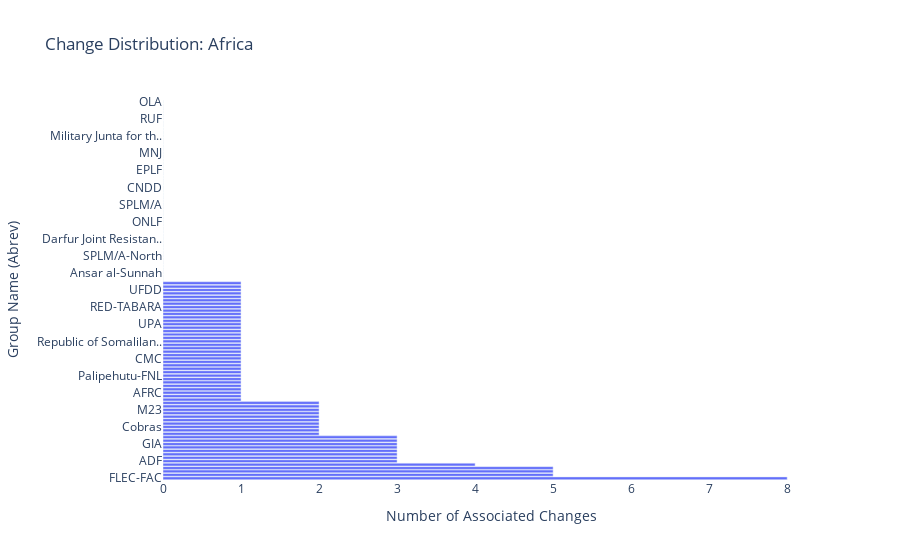

Notebook source saved alongside this figure:
### Markdown cell above
## Africa

### Code cell
df_africa = region_changes.query('region in ["Africa"]')

dat = df_africa.sort_values(by="numchanges", ascending = False).drop_duplicates()

fig_africas = px.bar(dat, #sort values in df
              y="label",
             x = "numchanges",
              hover_name="ucdp_name",
            labels={ "label": "Group Name (Abrev)",
                     "numchanges": "Number of Associated Changes",
                     "ucdp_name": "Group Name"},
                title="Change Distribution: Africa")

fig_africas.update_layout(plot_bgcolor='white')

fig_africas.show()

### Figure 1 — Plotly figure (JSON) as saved in the notebook; plotly's stock layout.template omitted (floating-point values rounded to 4 significant figures)
{"data": [{"alignmentgroup": "True", "hovertemplate": "<b>%{hovertext}</b><br><br>Number of Associated Changes=%{x}<br>Group Name (Abrev)=%{y}<extra></extra>", "hovertext": ["FLEC-FAC", "OLF", "SLM/A", "Kata Katanga", "BDK", "ADF", "CNPSC", "FLEC-FAC-TN", "UNITA", "CMA", "GIA", "AIS", "FDLR", "WNBF", "SNM", "Cobras", "FRUD-C", "Takfir wa'l Hijra", "Ansar Dine", "ALiR", "M23", "anti-Balaka", "MDD", "FLM", "APCLS", "AFRC", "UPC (Ali Darass Fulani supporters)", "NAS", "MUJAO", "Frolina", "Palipehutu-FNL", "AIAI", "EPRDF", "Ninjas", "Palipehutu", "CMC", "Seleka", "FRCI", "ASL", "SSDM/A", "Republic of Somaliland", "SRF", "Kamajors", "FUCD", "ARS/UIC", "UPA", "Forces of the House of Representatives", "JEM", "NDA", "Renamo", "RED-TABARA", "SRRC", "al-Murabitun", "Jama'atu Ahlis Sunna Lidda'awati wal-Jihad", "FIAA", "UFDD", "ATNMC", "Al-Shabaab", "CNRD", "FDLR-RUD", "Ansar al-Sunnah", "Forces of Muammar Gaddafi", "UPLC", "SPLM/A - IO", "SSLM/A", "SPLM/A-North", "JNIM", "FNL-Ubugabo-Burihabwa", "Kamuina Nsapu", "Ambazonia insurgents", "Darfur Joint Resistance Forces", "CPJP", "NTC", "TPLF", "Hizbul Islam", "ONLF", "LRA", "SLFA", "SLM/A - MM", "NRF", "SPLM/A", "RFDG", "MDJT", "Islamic Legion", "CNDD-FDD", "CNDD", "CNDP", "RCD", "MLC", "AFDL", "EPLF", "EIJM - AS", "USC/SNA", "AN", "NPFL", "MNJ", "MPIGO", "MPCI", "MJP", "Forces of Francois Bozize", "Military Junta for the Consolidation of Democracy, Peace and Justice", "Ntsiloulous", "Cocoyes", "FLEC-R", "AQIM", "RUF", "FRUD", "MFDC", "FPR", "LURD", "OLA"], "legendgroup": "", "marker": {"color": "#636efa", "pattern": {"shape": ""}}, "name": "", "offsetgroup": "", "orientation": "h", "showlegend": false, "textposition": "auto", "type": "bar", "x": [8, 5, 5, 5, 4, 3, 3, 3, 3, 3, 3, 3, 3, 2, 2, 2, 2, 2, 2, 2, 2, 2, 2, 1, 1, 1, 1, 1, 1, 1, 1, 1, 1, 1, 1, 1, 1, 1, 1, 1, 1, 1, 1, 1, 1, 1, 1, 1, 1, 1, 1, 1, 1, 1, 1, 1, 1, 1, 0, 0, 0, 0, 0, 0, 0, 0, 0, 0, 0, 0, 0, 0, 0, 0, 0, 0, 0, 0, 0, 0, 0, 0, 0, 0, 0, 0, 0, 0, 0, 0, 0, 0, 0, 0, 0, 0, 0, 0, 0, 0, 0, 0, 0, 0, 0, 0, 0, 0, 0, 0, 0], "xaxis": "x", "y": ["FLEC-FAC", "OLF", "SLM/A", "Kata Katanga", "BDK", "ADF", "CNPSC", "FLEC-FAC-TN", "UNITA", "CMA", "GIA", "AIS", "FDLR", "WNBF", "SNM", "Cobras", "FRUD-C", "Takfir wa'l Hijra", "Ansar Dine", "ALiR", "M23", "anti-Balaka", "MDD", "FLM", "APCLS", "AFRC", "UPC (Ali Darass Fulan..", "NAS", "MUJAO", "Frolina", "Palipehutu-FNL", "AIAI", "EPRDF", "Ninjas", "Palipehutu", "CMC", "Seleka", "FRCI", "ASL", "SSDM/A", "Republic of Somalilan..", "SRF", "Kamajors", "FUCD", "ARS/UIC", "UPA", "Forces of the House o..", "JEM", "NDA", "Renamo", "RED-TABARA", "SRRC", "al-Murabitun", "Jama'atu Ahlis Sunna ..", "FIAA", "UFDD", "ATNMC", "Al-Shabaab", "CNRD", "FDLR-RUD", "Ansar al-Sunnah", "Forces of Muammar Gad..", "UPLC", "SPLM/A - IO", "SSLM/A", "SPLM/A-North", "JNIM", "FNL-Ubugabo-Burihabwa..", "Kamuina Nsapu", "Ambazonia insurgents..", "Darfur Joint Resistan..", "CPJP", "NTC", "TPLF", "Hizbul Islam", "ONLF", "LRA", "SLFA", "SLM/A - MM", "NRF", "SPLM/A", "RFDG", "MDJT", "Islamic Legion", "CNDD-FDD", "CNDD", "CNDP", "RCD", "MLC", "AFDL", "EPLF", "EIJM - AS", "USC/SNA", "AN", "NPFL", "MNJ", "MPIGO", "MPCI", "MJP", "Forces of Francois Bo..", "Military Junta for th..", "Ntsiloulous", "Cocoyes", "FLEC-R", "AQIM", "RUF", "FRUD", "MFDC", "FPR", "LURD", "OLA"], "yaxis": "y"}], "layout": {"barmode": "relative", "legend": {"tracegroupgap": 0}, "plot_bgcolor": "white", "title": {"text": "Change Distribution: Africa"}, "xaxis": {"anchor": "y", "domain": [0, 1], "title": {"text": "Number of Associated Changes"}}, "yaxis": {"anchor": "x", "domain": [0, 1], "title": {"text": "Group Name (Abrev)"}}}}
